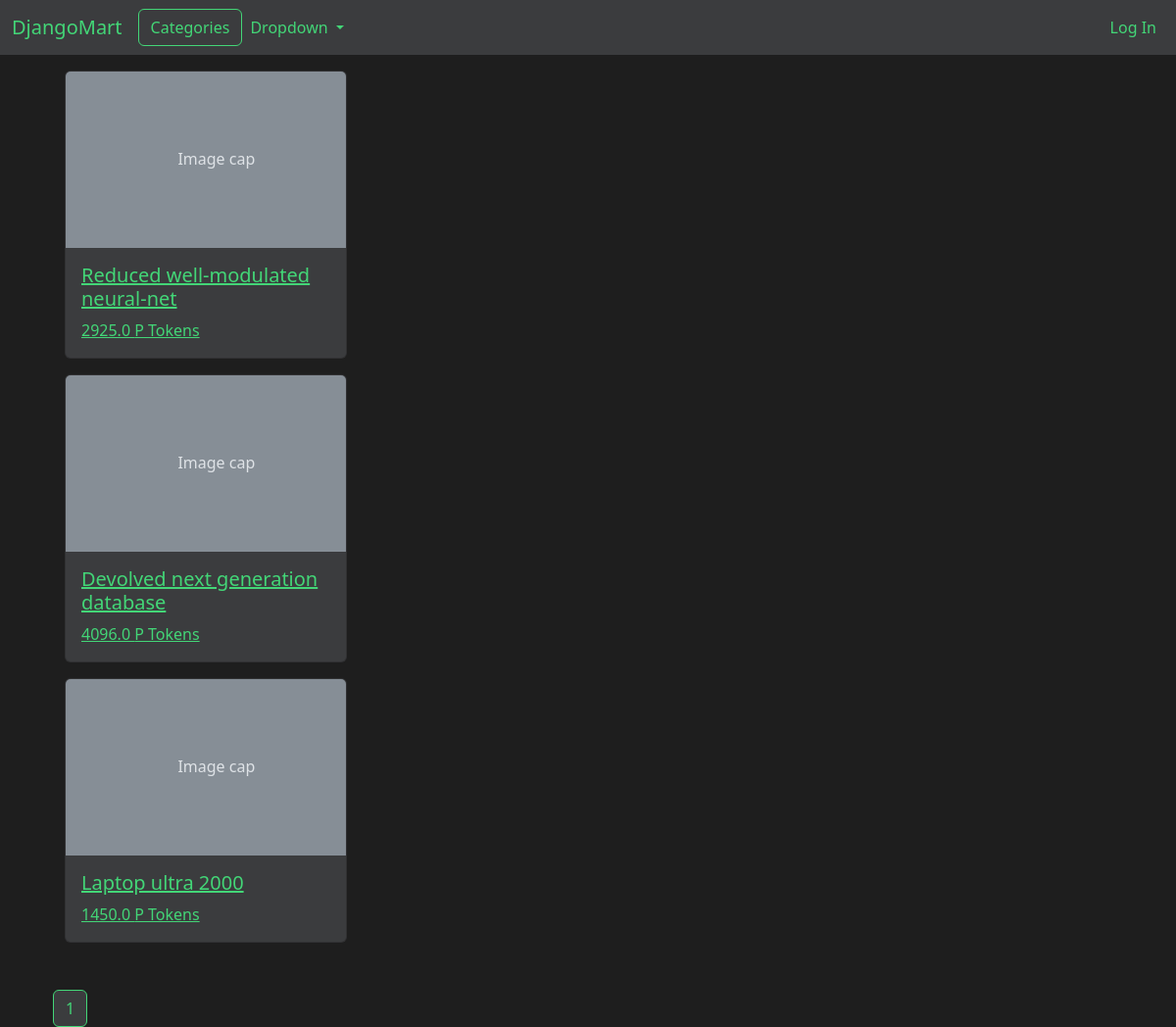
The app's page /category/laptops with its own data.
### DjangoMartApp/models.py (models this page shows, shortened)
class Product(models.Model):
    title = models.CharField(max_length=100)
    description = models.TextField(max_length=2000)
    price = models.FloatField(validators=[MinValueValidator(1.0)])
    brand = models.ForeignKey(Brand, on_delete=models.CASCADE)
    stock = models.PositiveIntegerField(validators=[MinValueValidator(1)])
    rating = models.FloatField(default=0)
    rating_count = models.IntegerField(default=0)
    sales_count = models.IntegerField(default=0)
    category = models.ForeignKey(Category,
                                on_delete=models.SET_NULL,
                                null=True,
                                blank=True)
    product_weight = models.CharField(max_length=50, blank=True, null=True)
    product_height = models.CharField(max_length=50, blank=True, null=True)
    product_width = models.CharField(max_length=50, blank=True, null=True)
    product_length = models.CharField(max_length=50, blank=True, null=True)
    package_weight = models.CharField(max_length=50, blank=True, null=True)
    package_height = models.CharField(max_length=50, blank=True, null=True)
    package_width = models.CharField(max_length=50, blank=True, null=True)
    package_length = models.CharField(max_length=50, blank=True, null=True)
    warranty = models.PositiveIntegerField(blank=True, null=True)
    created_date = models.DateTimeField(auto_now_add=True)
    updated_date = models.DateTimeField(auto_now=True)
    is_active = models.BooleanField(default=True)
    is_auto_generated = models.BooleanField(default=False)
    generated_date = models.DateTimeField(blank=True, null=True)

### DjangoMartApp/views/web.py (the view)
# urls.py: path('category/<str:category_slug>', category_view, name='category'),
def category_view(request, category_slug):
    category = get_object_or_404(Category, slug=category_slug)
    products = Paginator(Product.objects.filter(category=category, is_active=True).order_by('-sales_count'), 20)
    page_number = request.GET.get('page')
    products_page = products.get_page(page_number)
    return render_django_mart_app(request, 'category', {'products':products_page})

### DjangoMartApp/context_processors.py (called while the page is built)
def categories_processor(request):
    return {
        'categories': Category.objects.filter(is_active=True)
    }

def cart_processor(request):
    if request.user.is_authenticated:
        try:
            cart = ShoppingCart.objects.get(user_id=request.user)
        except ShoppingCart.DoesNotExist:
            cart = None
    else:
        cart = None
    return {'shopping_cart': cart}

### DjangoMartApp/views/utility.py (called while the page is built)
def render_django_mart_app(request, template_name, context=None):
    if context is None:
        context = {}
    full_template_name = f'DjangoMartApp/{template_name}.html'
    return render(request, full_template_name, context)

### DjangoMartApp/templates/DjangoMartApp/category.html (shortened to what this page needs)
{% extends "DjangoMartApp/layout.html" %}
{% block body %}
    <div class="container mt-3">
        <div class="row">
            <div class="col">
                <div class="container mb-5">
                    {% for product in products %}
                    <div class="card mb-3" style="width: 18rem;">
                        <a href="{% url 'product' product.id %}">
                            <svg aria-label="Placeholder: Image cap" class="bd-placeholder-img card-img-top" height="180" preserveAspectRatio="xMidYMid slice" role="img" width="100%" xmlns="http://www.w3.org/2000/svg">
                                <text x="40%" y="50%" fill="#dee2e6" dy=".3em">
                                    Image cap
                                </text>
                            </svg>
                            <div class="card-body">
                                <h5 class="card-title">{{ product.title }}</h5>
                                <p class="card-text">{{product.price}} P Tokens</p>
                            </div>
                        </a>
                    </div>
                    {% endfor %}
                </div>
                <div>
                    {% for num in products.paginator.page_range %}
                        {% if num == 1 or num == products.paginator.num_pages %}
                            {% if num == products.number %}
                                <span class="btn btn-outline-light active">{{ num }}</span>
                            {% else %}
                                <a class="btn btn-outline-light" href="?page={{ num }}">{{ num }}</a>
                            {% endif %}
                        {% elif num == products.number %}
                            <span class="btn btn-outline-light active">{{ num }}</span>
                        {% elif num >= products.number|add:"-2" and num <= products.number|add:"2" %}
                            <a class="btn btn-outline-light" href="?page={{ num }}">{{ num }}</a>
                        {% elif num == products.number|add:"-3" or num == products.number|add:"3" %}
                            <span class="btn btn-outline-light disabled">...</span>
                        {% endif %}
                    {% endfor %}
                </div>
            </div>
        </div>
    </div>
{% endblock %}

### DjangoMartApp/static/DjangoMartApp/styles.css (style rules this page uses)
body { background-color:#1E1E1E; color: #43D677; }
.navbar, .button, .navbar-brand, .nav-link, .dropdown-item, .nav-item, .dropdown, .dropdown-menu, .offcanvas-title, .offcanvas, .card, .card-title, .card-text { background-color:#3B3C3E !important; color: #43D677 !important; }
a { color: #43D677; text-decoration: underline; text-decoration-color: #43D677; }
.btn-outline-light:active, .btn-outline-light.active { color: #43D677 !important; border-color: #43D677 !important; background-color: #3B3C3E !important; }

### records on screen
Product: title "Reduced well-modulated neural-net", price "2925.0"
Product: title "Devolved next generation database", price "4096.0"
Product: title "Laptop ultra 2000", price "1450.0"

### other values on screen
{{ num }} "1"
